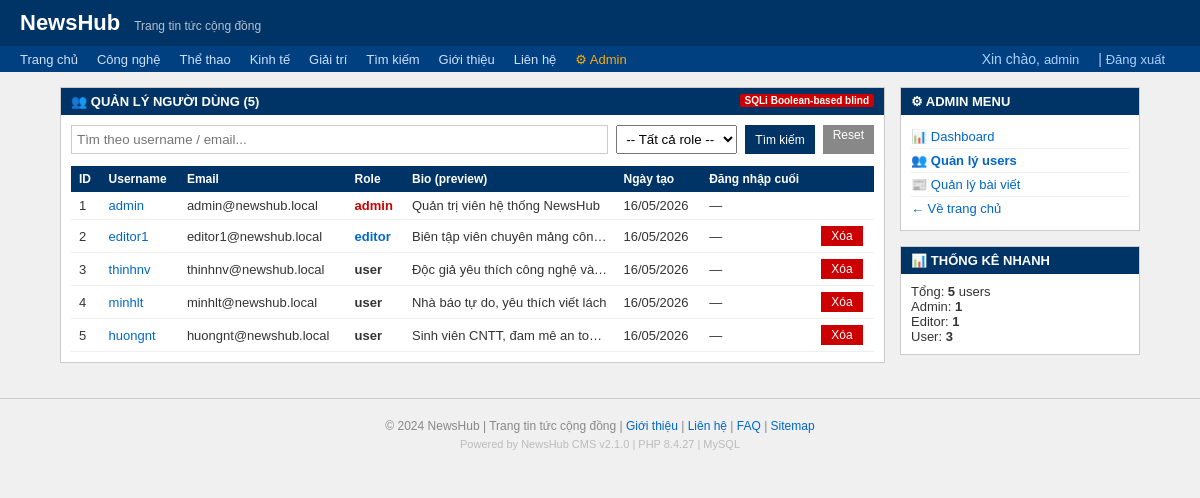
The page /admin/users.php (signed in) on the database its author committed.
### tables this page shows
CREATE TABLE users (
    id INT AUTO_INCREMENT PRIMARY KEY,
    username VARCHAR(100) NOT NULL,
    password VARCHAR(255) NOT NULL,
    email VARCHAR(150),
    role ENUM('admin','editor','user') DEFAULT 'user',
    bio TEXT,
    avatar VARCHAR(255),
    created_at DATETIME DEFAULT CURRENT_TIMESTAMP,
    last_login DATETIME
);

### www/admin/users.php (the view, shortened to what this page needs)
<?php
$search_user = $_GET['search_user'] ?? '';
require_once __DIR__ . '/../includes/header.php';
$where = "WHERE 1=1";
$result = @$conn->query("SELECT id, username, email, role, bio, created_at, last_login FROM users $where ORDER BY id ASC");
$users = $result ? $result->fetch_all(MYSQLI_ASSOC) : [];
$count = count($users);
?>
<div id="wrapper">
    <div id="main">
        <div class="box">
            <div class="box-title">
                👥 QUẢN LÝ NGƯỜI DÙNG (<?= $count ?>)
                <span class="vuln-badge">SQLi Boolean-based blind</span>
            </div>
            <div class="box-content">
                <form action="/admin/users.php" method="GET" style="display:flex;gap:8px;margin-bottom:12px;flex-wrap:wrap;">
                    <input type="text" name="search_user"
                        value="<?= htmlspecialchars($search_user) ?>"
                        placeholder="Tìm theo username / email..."
                        style="padding:5px;border:1px solid #ccc;flex:1;min-width:180px;">
                    <select name="role" style="padding:5px;">
                        <option value="">-- Tất cả role --</option>
                    </select>
                    <button type="submit" class="btn btn-sm">Tìm kiếm</button>
                    <a href="/admin/users.php" class="btn btn-sm" style="background:#888;">Reset</a>
                </form>
                <table>
                    <tr>
                        <th>ID</th>
                        <th>Username</th>
                        <th>Email</th>
                        <th>Role</th>
                        <th>Bio (preview)</th>
                        <th>Ngày tạo</th>
                        <th>Đăng nhập cuối</th>
                        <th></th>
                    </tr>
                    <?php foreach ($users as $user): ?>
                        <tr>
                            <td><?= $user['id'] ?></td>
                            <td>
                                <a href="/user/profile.php?user=<?= urlencode($user['username']) ?>">
                                    <?= htmlspecialchars($user['username']) ?>
                                </a>
                            </td>
                            <td><?= htmlspecialchars($user['email']) ?></td>
                            <td>
                                <?php
                                $role_colors = ['admin' => '#cc0000', 'editor' => '#0066cc', 'user' => '#333'];
                                $rc = $role_colors[$user['role']] ?? '#333';
                                ?>
                                <strong style="color:<?= $rc ?>"><?= $user['role'] ?></strong>
                            </td>
                            <td style="max-width:200px;overflow:hidden;white-space:nowrap;text-overflow:ellipsis;">
                                <?= $user['bio'] ?: '<span style="color:#ccc;">—</span>' ?>
                            </td>
                            <td><?= date('d/m/Y', strtotime($user['created_at'])) ?></td>
                            <td><?= $user['last_login'] ? date('d/m/Y', strtotime($user['last_login'])) : '—' ?></td>
                            <td>
                                <?php if ($user['id'] > 1): ?>
                                    <form action="/admin/users.php" method="POST" style="display:inline;"
                                        onsubmit="return confirm('Xóa user này?')">
                                        <button type="submit" class="btn btn-danger btn-sm">Xóa</button>
                                    </form>
                                <?php endif; ?>
                            </td>
                        </tr>
                    <?php endforeach; ?>
                </table>
            </div>
        </div>
    </div>
    <div id="sidebar">
        <div class="box">
            <div class="box-title">⚙ ADMIN MENU</div>
            <div class="box-content" style="font-size:13px;">
                <div style="padding:4px 0;border-bottom:1px solid #eee;"><a href="/admin/dashboard.php">📊 Dashboard</a></div>
                <div style="padding:4px 0;border-bottom:1px solid #eee;"><a href="/admin/users.php" style="font-weight:bold;">👥 Quản lý users</a></div>
                <div style="padding:4px 0;border-bottom:1px solid #eee;"><a href="/admin/news_manage.php">📰 Quản lý bài viết</a></div>
                <div style="padding:4px 0;"><a href="/index.php">← Về trang chủ</a></div>
            </div>
        </div>
        <div class="box">
            <div class="box-title">📊 THỐNG KÊ NHANH</div>
            <div class="box-content" style="font-size:13px;">
                <?php
                $total_u = $conn->query("SELECT COUNT(*) as c FROM users")->fetch_assoc()['c'];
                $total_admin = $conn->query("SELECT COUNT(*) as c FROM users WHERE role='admin'")->fetch_assoc()['c'];
                $total_editor = $conn->query("SELECT COUNT(*) as c FROM users WHERE role='editor'")->fetch_assoc()['c'];
                ?>
                <div>Tổng: <strong><?= $total_u ?></strong> users</div>
                <div>Admin: <strong><?= $total_admin ?></strong></div>
                <div>Editor: <strong><?= $total_editor ?></strong></div>
                <div>User: <strong><?= $total_u - $total_admin - $total_editor ?></strong></div>
            </div>
        </div>
    </div>
</div>
<?php
require_once __DIR__ . '/../includes/footer.php';
?>

### www/includes/header.php (style rules this page uses)
* { box-sizing: border-box; margin: 0; padding: 0; }
body { font-family: Arial, sans-serif; font-size: 14px; background: #f0f0f0; color: #333; }
a { color: #0066cc; text-decoration: none; }
#wrapper { max-width: 1100px; margin: 15px auto; display: flex; gap: 15px; padding: 0 10px; }
#main { flex: 1; min-width: 0; }
#sidebar { width: 240px; flex-shrink: 0; }
.box { background: white; border: 1px solid #ccc; margin-bottom: 15px; }
.box-title { background: #003366; color: white; padding: 6px 10px; font-size: 13px; font-weight: bold; }
.box-content { padding: 10px; }
.btn { padding: 6px 16px; background: #003366; color: white; border: none; cursor: pointer; font-size: 13px; }
.btn-danger { background: #cc0000; }
.btn-sm { padding: 3px 10px; font-size: 12px; }
table { width: 100%; border-collapse: collapse; }
table th { background: #003366; color: white; padding: 6px 8px; text-align: left; font-size: 12px; }
table td { padding: 6px 8px; border-bottom: 1px solid #eee; font-size: 13px; }
.vuln-badge { float: right; background: #c00; color: white; font-size: 10px; padding: 1px 5px; border-radius: 2px; }

### rows shown on the page
users: id "1", username "admin", email "admin@newshub.local", role "admin", bio "Quản trị viên hệ thống NewsHub", created_at "16/05/2026"
users: id "2", username "editor1", email "editor1@newshub.local", role "editor", bio "Biên tập viên chuyên mảng côn…", created_at "16/05/2026"
users: id "3", username "thinhnv", email "thinhnv@newshub.local", role "user", bio "Độc giả yêu thích công nghệ v…", created_at "16/05/2026"
users: id "4", username "minhlt", email "minhlt@newshub.local", role "user", bio "Nhà báo tự do, yêu thích viết lách", created_at "16/05/2026"
users: id "5", username "huongnt", email "huongnt@newshub.local", role "user", bio "Sinh viên CNTT, đam mê an to…", created_at "16/05/2026"

### other values the page prints
SITE_NAME "NewsHub"
$current_user['username'] "admin"
$count "5"
$total_u "5"
$total_admin "1"
$total_editor "1"
$total_u - $total_admin - $total_editor "3"
PHP_VERSION "8.4.27"
